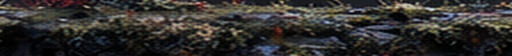
#> input picture work/production_art_gate/9H12E_astra_production/terrain_hd/topo.png, 512 x 56 px, found by its file name
$ python recolorir_terreno_torre_ecos.py
#> lines starting #> are read from the running program, lines starting #| are printed output that depends on the picture
#!/usr/bin/env python3
# -*- coding: utf-8 -*-
"""Puxa o terreno `torres` da Regiao III para a paleta APROVADA.

O QUE ESTAVA ERRADO, MEDIDO

A prancha `concept_environment.png` tem a paleta LOCKED da regiao: "pedra
antiga, azul noite, azul profundo, luz de lua, dourado envelhecido". Nas
cores dominantes da prancha o VERDE esta' sempre acima do VERMELHO --
(24,48,96), (48,72,144), (72,96,168): pedra azul-acinzentada fria.

No jogo era ao contrario. As dominantes do `topo.png` e do `corpo.png`
davam (96,72,120), (48,24,72), (24,0,48) -- vermelho ACIMA do verde, ou
seja VIOLETA. Vinha do `veio` magenta do key_art que o `gerar_terreno.py`
aplica a todas as regioes (`veio=0.26`) mais a tinta fria por cima.

Nao e' uma questao de gosto: o contrato §1 fixa a paleta, e a auditoria
tinha de classificar o eixo em MEDIUM por causa disto.

PORQUE E' QUE E' UM TOOL PROPRIO

O `tools/gerar_terreno.py` gera o `torres` a partir da folha do pack
`church`, que vive em `assets/sprites/incoming/` e NAO vem no Git -- nao
corre fora da maquina do Paulo. O precedente para derivar de um material
ja' gerado e' o `tools/gerar_terreno_regiao02.py`, que faz exactamente
isto para o `desfiladeiro`.

O bioma `torres` e' EXCLUSIVO da Regiao III (a Regiao II usa
`desfiladeiro`), portanto isto nao toca em mais nenhuma regiao.

IDEMPOTENTE: a primeira execucao guarda os originais em `_origem/` e
todas as execucoes derivam de la'. Correr duas vezes da' o mesmo
resultado -- sem isso, cada passagem escurecia mais.

  python3 tools/recolorir_terreno_torre_ecos.py
  (depois: godot --headless --import)
"""
from __future__ import annotations

import pathlib
import shutil

from PIL import Image

import warnings
warnings.filterwarnings("ignore", category=DeprecationWarning)

RAIZ = pathlib.Path(__file__).resolve().parent.parent
DEST = RAIZ / "assets/sprites/pixel/terreno/torres"
ORIGEM = DEST / "_origem"
FICHEIROS = ["topo.png", "corpo.png", "lado.png", "base.png"]


def _corrigir(px: tuple[int, int, int, int]) -> tuple[int, int, int, int]:
    """Tira o magenta sem achatar a textura.

    A correccao nao e' uma tinta por cima -- isso lavava o relevo. E' o
    VERDE a ser levantado ate' pelo menos a altura do vermelho, que e' o
    que distingue pedra azul-acinzentada de pedra violeta, com o vermelho
    a ceder um pouco e o azul a segurar.
    """
    r, g, b, a = px
    if a == 0:
        return px
    nr = r * 0.80
    ng = max(g, r * 0.92) * 1.02
    nb = b * 1.02 + 6.0
    return (
        max(0, min(255, int(round(nr)))),
        max(0, min(255, int(round(ng)))),
        max(0, min(255, int(round(nb)))),
        a,
    )


def _dominantes(im: Image.Image, n: int = 4):
    from collections import Counter
    dados = list(im.convert("RGB").resize((120, 120)).getdata())
    q = Counter((r // 24 * 24, g // 24 * 24, b // 24 * 24)
                for r, g, b in dados if 90 < r + g + b < 690)
    return q.most_common(n)


def main() -> None:
    ORIGEM.mkdir(parents=True, exist_ok=True)
    for nome in FICHEIROS:
        alvo = DEST / nome
        guardado = ORIGEM / nome
        if not alvo.exists():
            print(f"  {nome}: nao existe, saltado")
            continue
        if not guardado.exists():
            shutil.copy2(alvo, guardado)          # so' a primeira vez
        im = Image.open(guardado).convert("RGBA")
#> im is the input picture: PIL image 512x56 RGBA; mean R, G, B, A 50, 48.1, 46.3, 255
        antes = _dominantes(im, 3)
#> in _dominantes, `dados = list(im.convert("RGB").resize((120, 120)).getdata())`: dados = 14400 items, first 6: (70, 68, 66), (59, 56, 63), (27, 28, 35), (32, 31, 37), (32, 30, 36), (52, 36, 40)
#> in _dominantes, `q = Counter((r // 24 * 24, g // 24 * 24, b // 24 * 24) for r, g, b in ..`: q = 89 items
#> antes = [((24, 24, 24), 1955), ((48, 48, 48), 1364), ((72, 72, 72), 561)]
        saida = Image.new("RGBA", im.size)
#> saida: PIL image 512x56 RGBA; every value is 0
        saida.putdata([_corrigir(p) for p in im.getdata()])
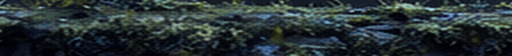
#> saida: PIL image 512x56 RGBA; mean R, G, B, A 40, 50.6, 53.2, 255
        saida.save(alvo)
        depois = _dominantes(saida, 3)
#> depois = [((24, 24, 24), 1494), ((24, 48, 48), 1061), ((48, 48, 48), 909)]
        # o `base.png` e' quase todo transparente: pode nao ter dominante
        a0 = antes[0][0] if antes else "-"
#> a0 = (24, 24, 24)
        d0 = depois[0][0] if depois else "-"
#> d0 = (24, 24, 24)
        print(f"  {nome:>10}  {a0} -> {d0}")
#|     topo.png  (24, 24, 24) -> (24, 24, 24)

    print("\nregra: verde levantado ate' >= 0.92x o vermelho; a pedra passa de"
          "\nvioleta (R>G) a azul-acinzentada (G>=R), como a prancha.")


if __name__ == "__main__":
    main()
